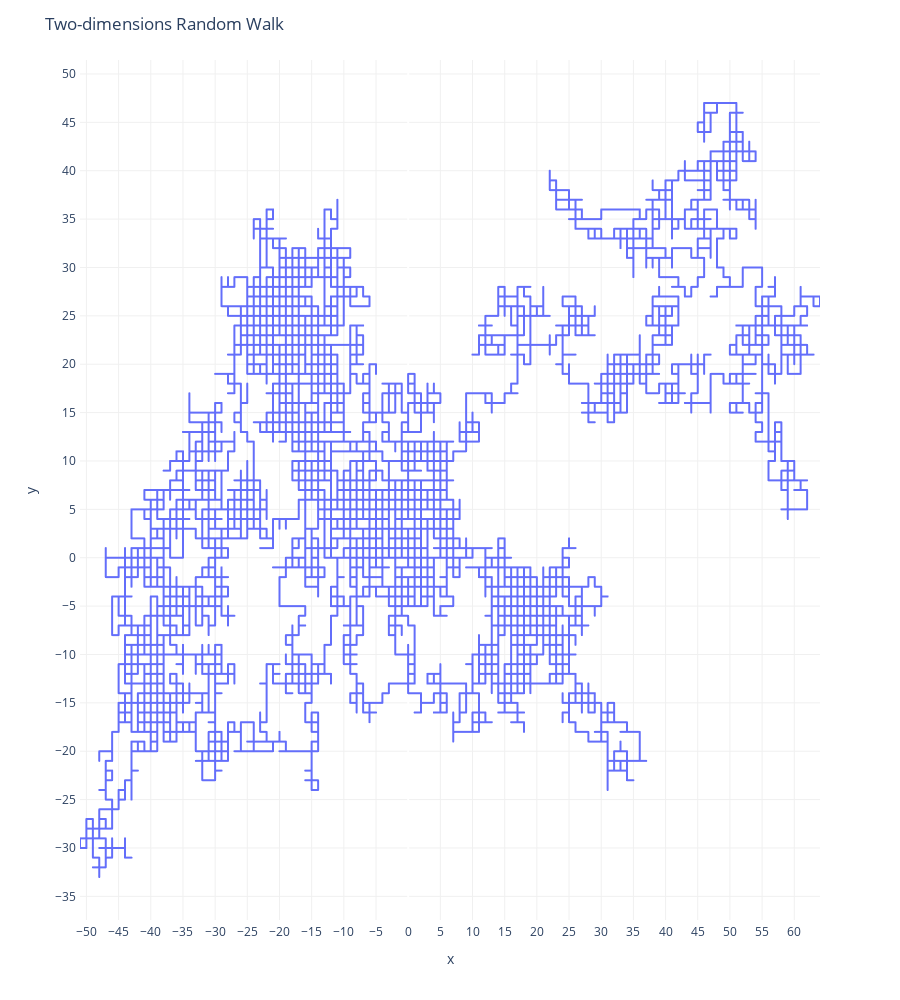

Notebook code cell kept with this figure:
### Code cell
def simulate_2d(nsteps=10000, stepsize=1):

    deltas = [ (0,-1*stepsize), (-1*stepsize,0), (0,1*stepsize), (1*stepsize,0) ]

    steps = [ list(random.choice(deltas)) for i in range(nsteps) ]
    steps = np.array(steps)
    steps = np.cumsum(steps,axis=0)
    y = list(steps[:,1])
    x = list(steps[:,0])

    return x, y

x, y = simulate_2d()

fig = px.line({ 'x' : x, 'y' : y }, x='x', y='y')
fig.update_layout(
    title='Two-dimensions Random Walk'
)
pretty_plot(fig)
fig.show()

### Figure 1 — Plotly figure (JSON) as saved in the notebook; plotly's stock layout.template omitted (floating-point values rounded to 4 significant figures; data arrays with more than 128 entries replaced by an {"elided": "..."} marker saying what was removed)
{"data": [{"hovertemplate": "x=%{x}<br>y=%{y}<extra></extra>", "legendgroup": "", "line": {"color": "#636efa", "dash": "solid"}, "marker": {"symbol": "circle"}, "mode": "lines", "name": "", "showlegend": false, "type": "scattergl", "x": {"elided": "10000 int values"}, "xaxis": "x", "y": {"elided": "10000 int values"}, "yaxis": "y"}], "layout": {"height": 1000, "legend": {"tracegroupgap": 0}, "margin": {"t": 60}, "paper_bgcolor": "rgba(0, 0, 0, 0)", "plot_bgcolor": "rgba(0, 0, 0, 0)", "title": {"text": "Two-dimensions Random Walk"}, "xaxis": {"anchor": "y", "domain": [0, 1], "gridcolor": "#f0f0f0", "gridwidth": 1, "linewidth": 2, "nticks": 30, "showgrid": true, "showline": true, "title": {"text": "x"}}, "yaxis": {"anchor": "x", "domain": [0, 1], "gridcolor": "#f0f0f0", "gridwidth": 1, "linewidth": 2, "nticks": 30, "showgrid": true, "showline": true, "tickformat": "none", "title": {"text": "y"}, "zeroline": true, "zerolinecolor": "#f0f0f0", "zerolinewidth": 1}}}
